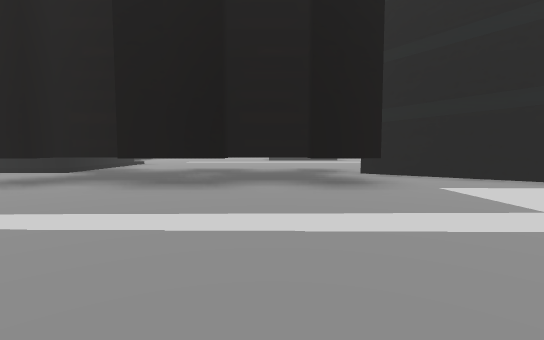
[1] (above)

24 first-person views from a walk through a Unity game level. The camera is 1.3 m above the floor, tilts 4° down and sees 85° across. The floor is counted in squares, 2.54 m on a side. Each view is taken from the middle of a square. On the plan, view 1 faces up. The plan holds only what a view shows up to about 9 squares ahead; the rest is blank. The place goes on beyond the plan. The player is left out. Some animated figures are left out. Some surface patterns are stand-ins.

[2]
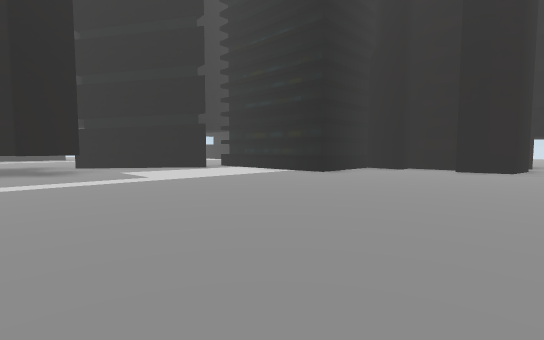

[3]
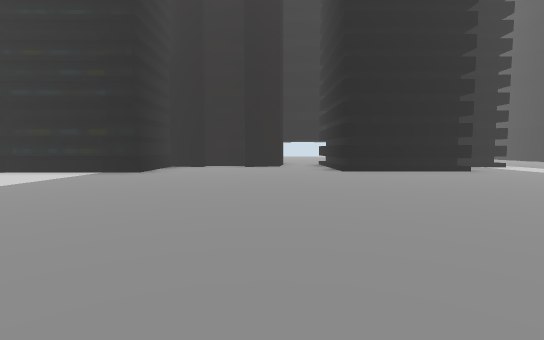

[4]
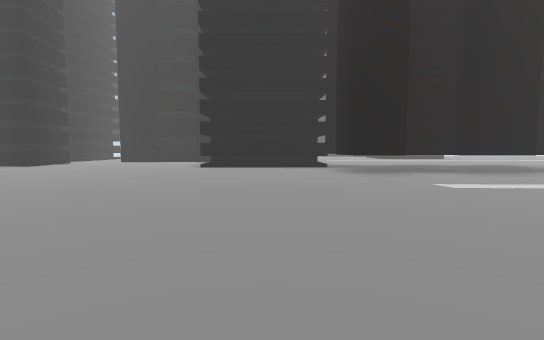

[5]
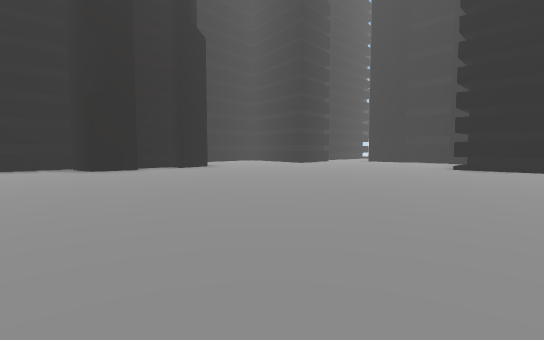

[6]
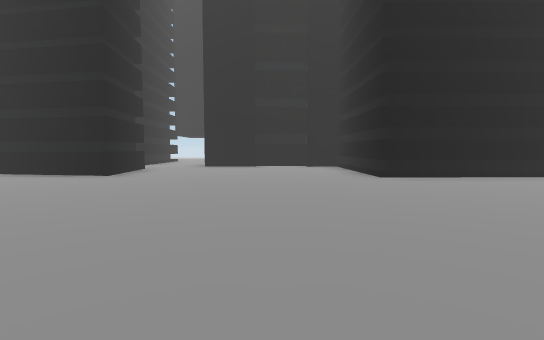

[7]
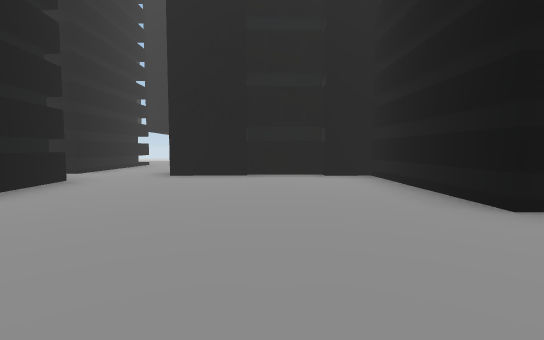

[8]
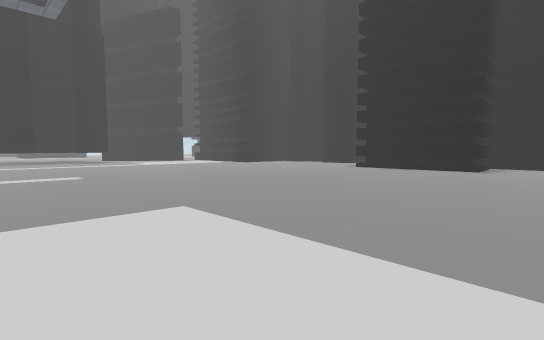

[9]
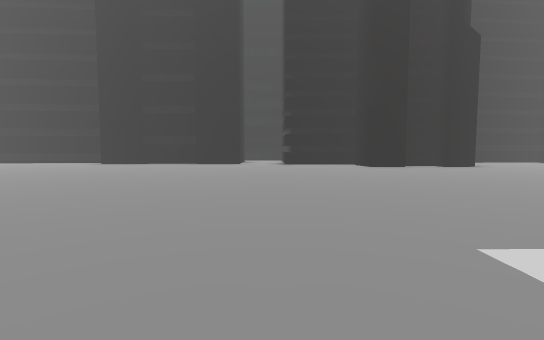

[10]
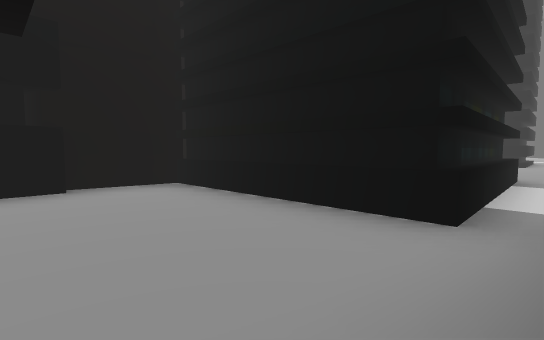

[11]
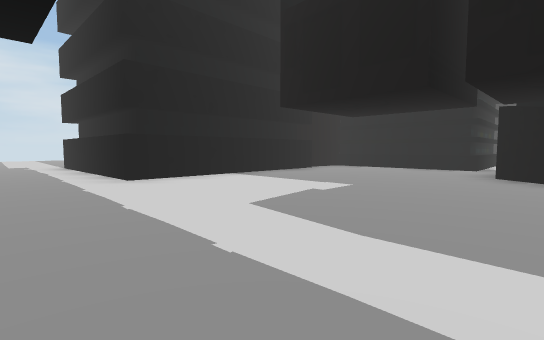

[12]
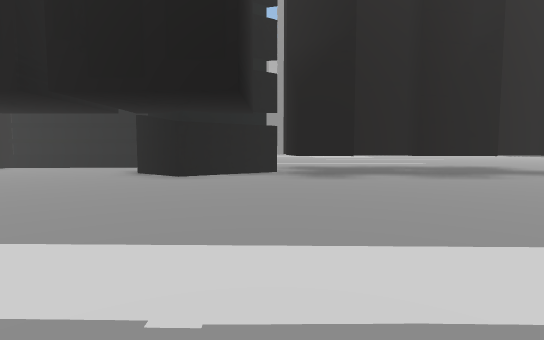

[13]
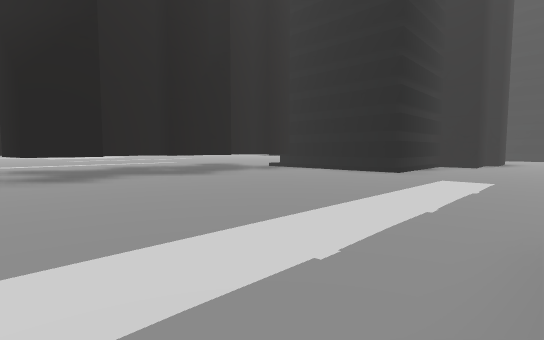

[14]
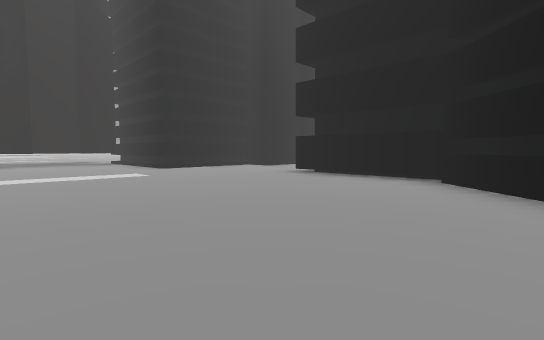

[15]
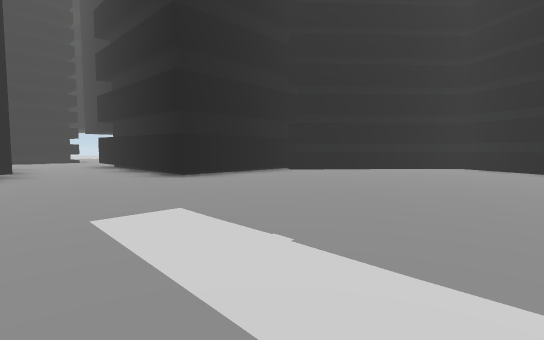

[16]
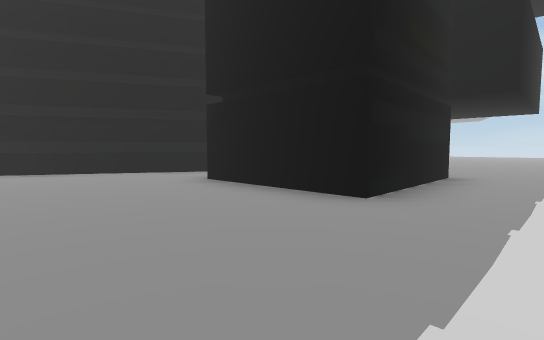

[17]
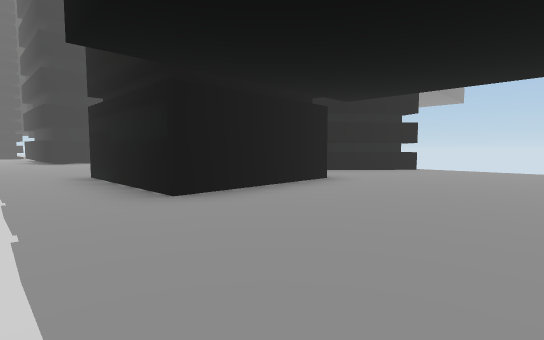

[18]
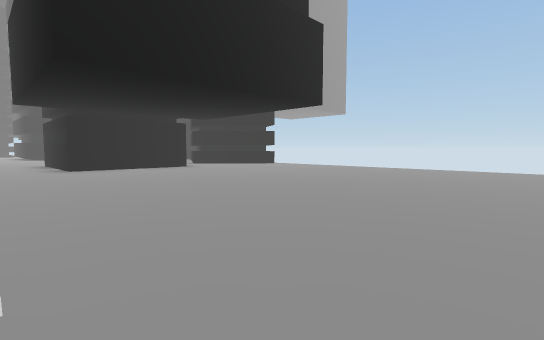

[19]
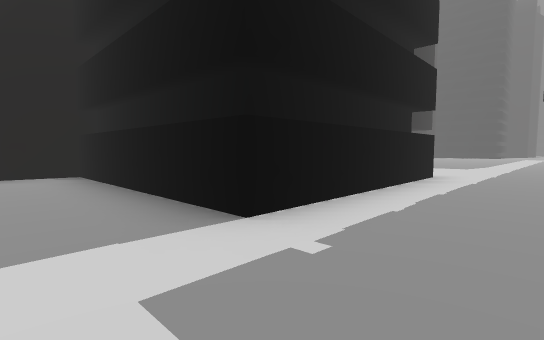

[20]
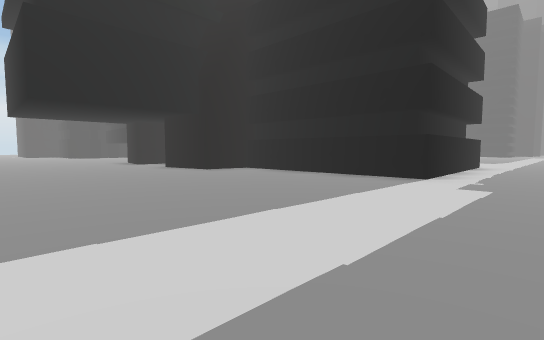

[21]
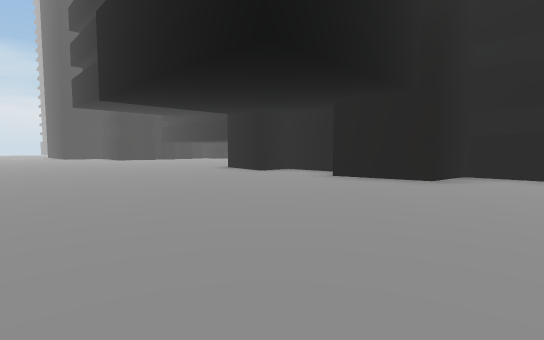

[22]
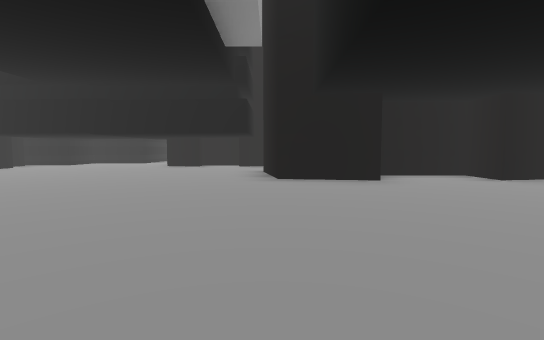

[23]
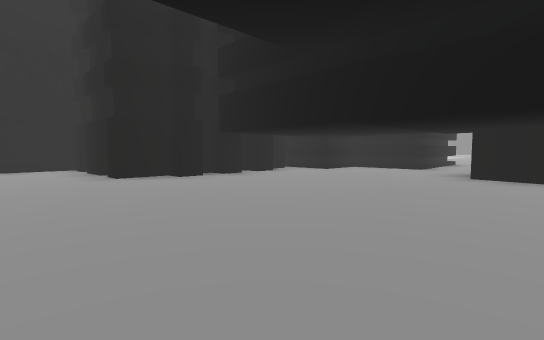

[24]
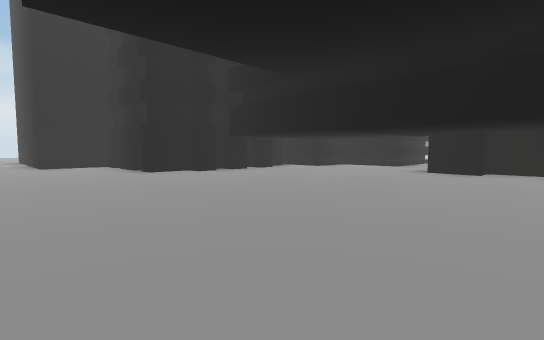

### Floor plan
Key: @ floor where view 1 was taken; # wall or solid block; . floor; T thing the floor can be seen under or through.
Columns run from 14 left of view 1 to 20 right of it. Each row starts with its distance up from view 1.
 20           ####  ##........
 19          ##..####.........
 18         ##.....#..........
 17        ##......  .........
 16        #......#  #........
 15        #......#  #........
 14    .####......####........
 13 #.................................
 12 #.................................
 11 #.   ##................#####......
 10 ..########.............#   #......
  9 #.....#  #.............#   #......
  8 #.....#  #.............##  #.......
  7 #.....####TTTTTT.##.....#  #.......
  6 ..........T     T##.....#  ###.....
  5 ..........TTTTTT..#.....#   ##.....
  4 ............TT......#####   #......
  3 #...................#       #......
  2 #...................#       ##.....
  1 #...................###  #..#......
  0 #.......... ..@.......####.........
 -1 ..........  ...........##..........
 -2 .........   ..........####........
 -3 ..........  ......................
 -4 .........   ........####..........
 -5 ........    ........####.........
 -6 .......     ........#####.###....
 -7 ......      ..........########...
 -8 .....       ..........#      #...

Positions as (right, up) in squares from view 1, and headings:
1: (0, 0), facing up
2: (0, -3), facing up-right
3: (-1, -2), facing right
4: (-6, -2), facing up
5: (-6, -2), facing up-left
6: (-10, 1), facing up
7: (-10, 4), facing up
8: (-2, -8), facing up-right
9: (-5, -3), facing left
10: (5, 7), facing down-right
11: (4, 13), facing down-right
12: (2, 13), facing down
13: (2, 13), facing down-left
14: (-1, 18), facing down-left
15: (-1, 11), facing up-left
16: (-3, 12), facing up-right
17: (6, 12), facing up-left
18: (11, 12), facing up-left
19: (15, 13), facing down-left
20: (19, 13), facing down-left
21: (20, 8), facing down-left
22: (20, 1), facing left
23: (17, -1), facing down-left
24: (18, 0), facing down-left
